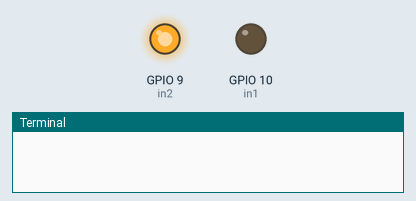
Recording of a program running on a simulated Raspberry Pi (BCM pin numbers). Shown: output pins drawn as LEDs (lit = HIGH), the last lines printed to the terminal. At 21.0 s the program stops and its outputs stay as they are.

Above: at 0.1 s.
At 8.1 s:
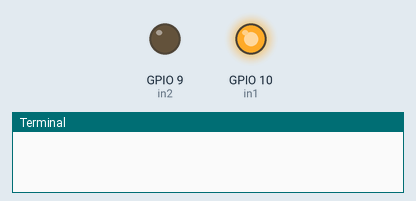
At 16.1 s:
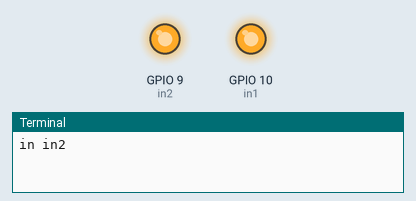
Timing chart, 0 to 17.6 s (numbered marks = the images above):
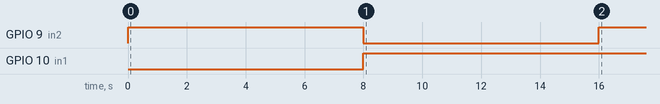

The program:

dam2_opening.py
```python
import RPi.GPIO as GPIO
import time, sys
from time import sleep

in1 = 10
in2 = 9
GPIO.setmode(GPIO.BCM)
GPIO.setup(in1,GPIO.OUT)
GPIO.setup(in2,GPIO.OUT)
GPIO.output(in1,False)
GPIO.output(in2,True)
sleep(8)        #time to open       #give x according to the release value, i.e 1lt or 2lts
GPIO.output(in1,True)
GPIO.output(in2,False)
sleep(8)
print("in in2")#time to close       #we do not keep any holding time
GPIO.output(in1,True)
GPIO.output(in2,True)
sleep(5)
GPIO.output(in1,True)
GPIO.output(in2,True)
```

Measured:
- by itself, GPIO 9 (in2): LOW → HIGH at 0.00 s, → LOW 8.0 s later, → HIGH 8.0 s later
- by itself, GPIO 10 (in1): LOW → HIGH at 8.0 s
